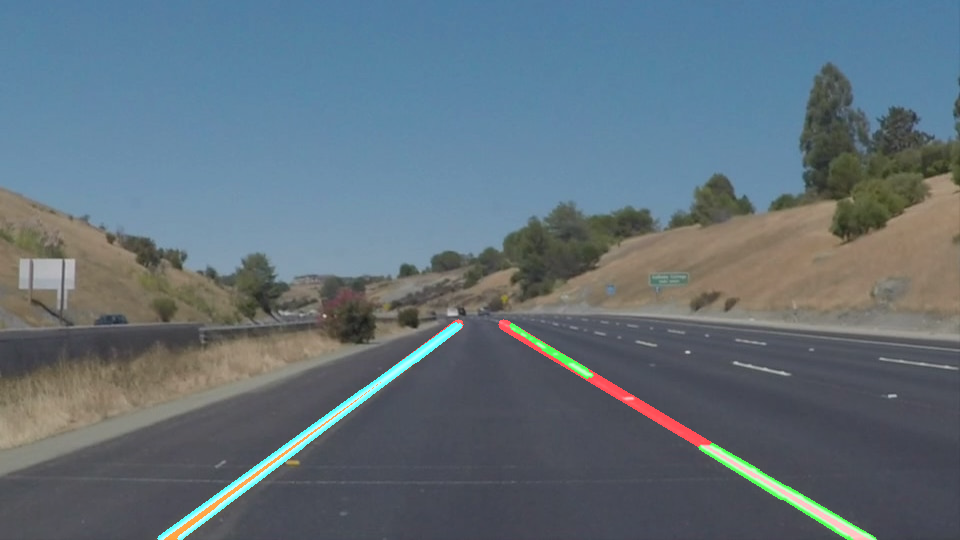
#> input picture test_images_output/2-image_1.png, 960 x 540 px, given in place of solidWhiteRight.jpg, which was not available
$ jupyter execute --allow-errors P1.ipynb   (shell and % lines are left out)   (text cells are left out)
#> lines starting #> are read from the running program, lines starting #| are printed output that depends on the picture; pictures that were not available may be replaced by others from this repository, and a replacement may not be noted
[cell 1]
#importing some useful packages
import matplotlib.pyplot as plt
import matplotlib.image as mpimg
import numpy as np
import cv2

[cell 2]
#reading in an image
image = mpimg.imread('test_images/solidWhiteRight.jpg')
#> image is the input picture: shape (540, 960, 4) float32; mean R, G, B, A 0.383, 0.442, 0.481, 1

#printing out some stats and plotting
print('This image is:', type(image), 'with dimensions:', image.shape)
#| This image is: <class 'numpy.ndarray'> with dimensions: (540, 960, 4)
#> `imgList = list(map(lambda filename: mpimg.imread("test_images/%s" % (f..`: imgList = 1 item
plt.imshow(image)  # if you wanted to show a single color channel image called 'gray', for example, call as plt.imshow(gray, cmap='gray')

[cell 3]
import math

def grayscale(img):
    """Applies the Grayscale transform
    This will return an image with only one color channel
    but NOTE: to see the returned image as grayscale
    (assuming your grayscaled image is called 'gray')
    you should call plt.imshow(gray, cmap='gray')"""
    return cv2.cvtColor(img, cv2.COLOR_RGB2GRAY)
    # Or use BGR2GRAY if you read an image with cv2.imread()
    # return cv2.cvtColor(img, cv2.COLOR_BGR2GRAY)

def canny(img, low_threshold, high_threshold):
    """Applies the Canny transform"""
    return cv2.Canny(img, low_threshold, high_threshold)

def gaussian_blur(img, kernel_size):
    """Applies a Gaussian Noise kernel"""
    return cv2.GaussianBlur(img, (kernel_size, kernel_size), 0)

# [156 lines left out: functions region_of_interest, draw_raw_lane_lines, calculateSlope, calculateLineFromSlopeAndIntercep, draw_straight_lane_lines, hough_lines and 2 more, not called in this run]

def show_images(images, cols = 1, titles = None):
    """Display a list of images in a single figure with matplotlib.

    Parameters
    ---------
    images: List of np.arrays compatible with plt.imshow.

    cols (Default = 1): Number of columns in figure (number of rows is
                        set to np.ceil(n_images/float(cols))).

    titles: List of titles corresponding to each image. Must have
            the same length as titles.
    """
#> called with cols = 3
    assert((titles is None)or (len(images) == len(titles)))
    n_images = len(images)
#> n_images = 1
    if titles is None: titles = ['Image (%d)' % i for i in range(1,n_images + 1)]
#> titles = ['Image (1)']
    fig = plt.figure()
    for n, (image, title) in enumerate(zip(images, titles)):
        a = fig.add_subplot(cols, np.ceil(n_images/float(cols)), n + 1)
        if image.ndim == 2:
            plt.gray()
        plt.imshow(image)
        a.set_title(title)
#> this loop made 1 pass
    fig.set_size_inches(np.array(fig.get_size_inches()) * n_images)
    plt.show()


# [8 lines left out: function save_images, not called in this run]

[cell 4]
import os
fileList = os.listdir("test_images/")

imgList = list(map(lambda filename: mpimg.imread("test_images/%s" % (filename)), fileList))
#> (the rest of this cell did not finish here and is left out)

[cell 5]
# [21 lines left out: function createRawLaneLines, not called in this run]

def createLaneLines(img):
    imgShape = image.shape
#> imgShape = (540, 960, 4)
    gray = grayscale(img)
#> in grayscale, `return cv2.cvtColor(img, cv2.COLOR_RGB2GRAY)`:
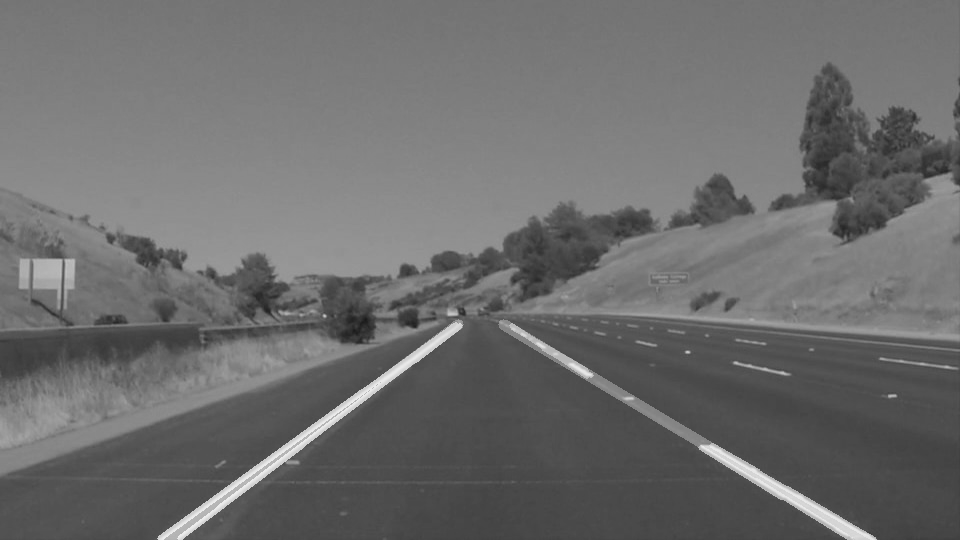
#> returned value: shape (540, 960) float32; min 0.0993, max 0.94, mean 0.428
    gaussian_img = gaussian_blur(gray, 5)
    #Define the vertice array
    vertices = np.array(
        [[
            (0,imgShape[0]),
            (imgShape[1]/2 - 40,imgShape[0]*0.60),
            (imgShape[1]/2 + 40,imgShape[0]*0.60),
            (imgShape[1],imgShape[0])
         ]],
        dtype=np.int32
    )
    blackAndWhiteImg = canny(gaussian_img, 40, 150)
    focues_img = region_of_interest(blackAndWhiteImg, vertices)

    imgWithLines = hough_lines_avg(focues_img, 2, np.pi/180, 15, 40, 20, int(imgShape[0]*0.60), imgShape[0])
    weightedImg = weighted_img(imgWithLines, img)
    return weightedImg

#> (the rest of this cell did not finish here and is left out)


$ run again, on test_images_output/2-image_5.png
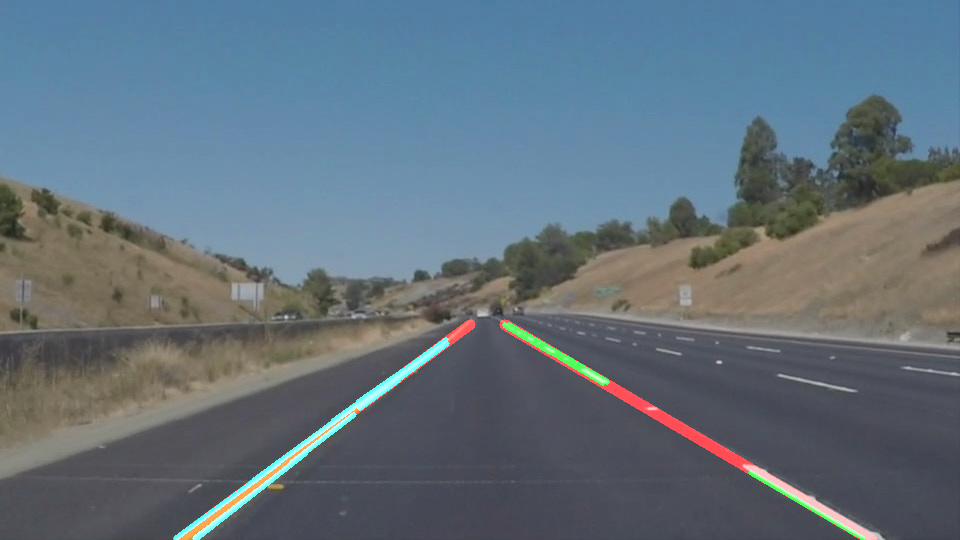
#> input picture test_images_output/2-image_5.png, 960 x 540 px, given in place of solidWhiteRight.jpg, which was not available
#> image is the input picture: shape (540, 960, 4) float32; mean R, G, B, A 0.385, 0.443, 0.485, 1
#| This image is: <class 'numpy.ndarray'> with dimensions: (540, 960, 4)
#> imgList = 1 item
#> n_images = 1
#> the loop in show_images, `for n, (image, title) in enumerate(zip(images, titles)):` made 1 pass
#> title on pass 1: 'Image (1)'
#> in grayscale, `return cv2.cvtColor(img, cv2.COLOR_RGB2GRAY)`:
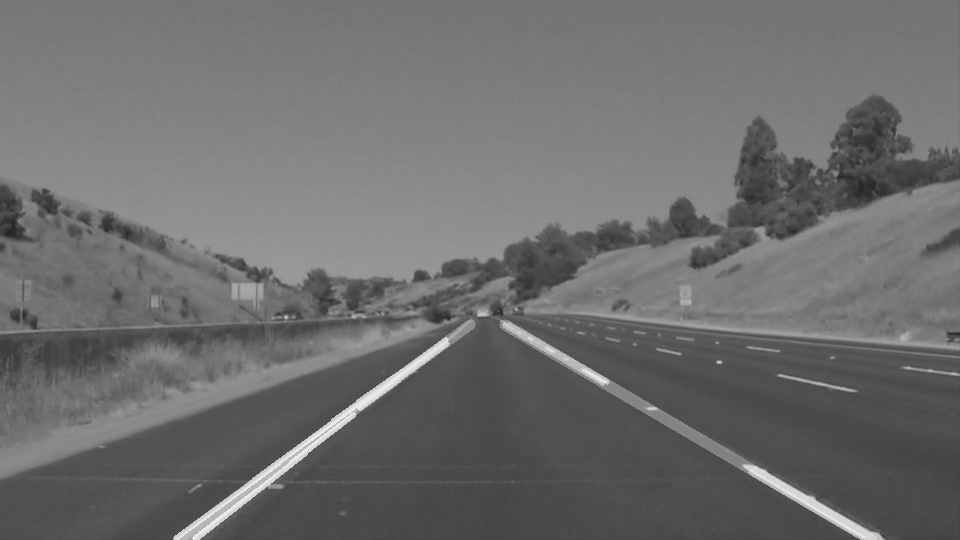
#> returned value: shape (540, 960) float32; min 0.131, max 0.938, mean 0.43

$ run again, on test_images_output/2-image_6.png
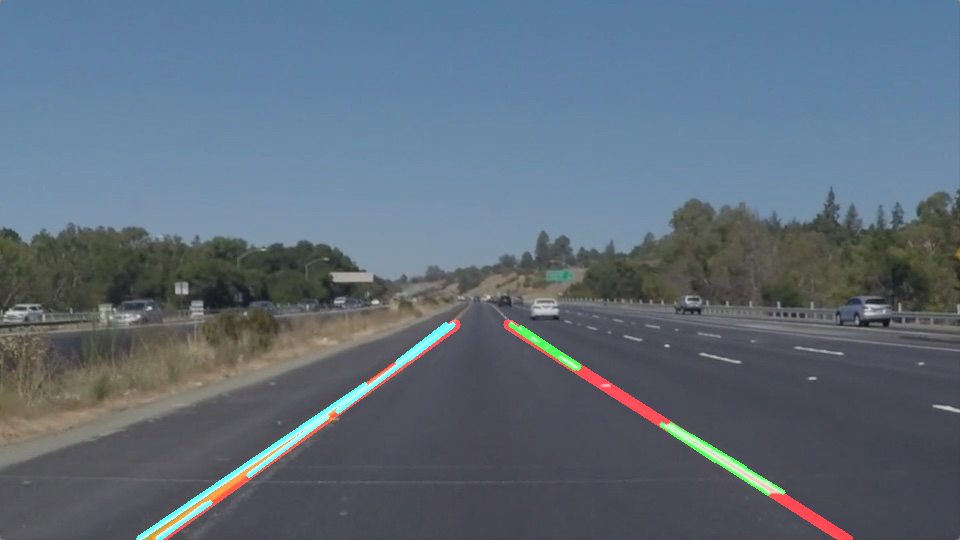
#> input picture test_images_output/2-image_6.png, 960 x 540 px, given in place of solidWhiteRight.jpg, which was not available
#> image is the input picture: shape (540, 960, 4) float32; mean R, G, B, A 0.371, 0.426, 0.479, 1
#| This image is: <class 'numpy.ndarray'> with dimensions: (540, 960, 4)
#> imgList = 1 item
#> n_images = 1
#> the loop in show_images, `for n, (image, title) in enumerate(zip(images, titles)):` made 1 pass
#> title on pass 1: 'Image (1)'
#> in grayscale, `return cv2.cvtColor(img, cv2.COLOR_RGB2GRAY)`:
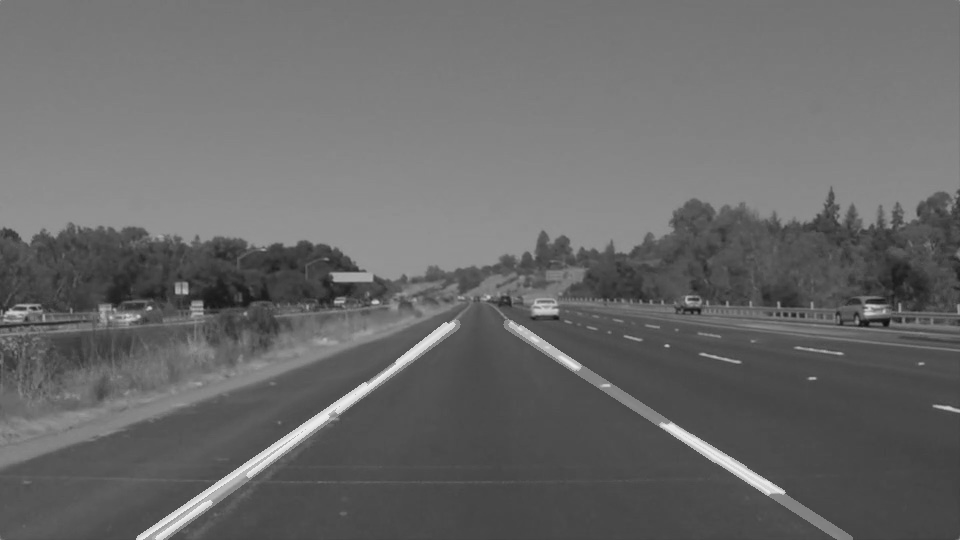
#> returned value: shape (540, 960) float32; min 0.0583, max 0.93, mean 0.415
